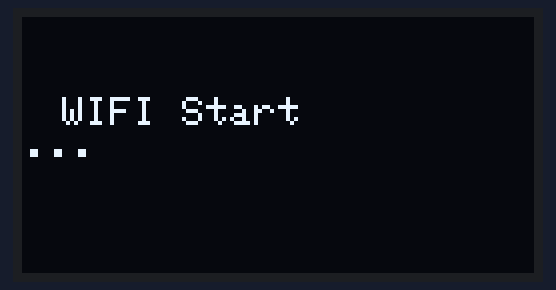
This program was run on a simulated ESP8266 (NodeMCU). On the bench: 128×64 one-colour display. WiFi joins after 1.5 s; servers stay silent unless stated; what the program prints to the serial monitor is not drawn.

Above: at 1.7 s.

The program:

main.cpp
```cpp
/*
 *  ESP8266 JSON Decode of NEP server response
 *  Knightwolf
 */
#include <Arduino.h>
#include <ESP8266WiFi.h>
#include <ESP8266HTTPClient.h>
#include <WiFiClientSecureBearSSL.h>
#include <ArduinoJson.h>
#include <Adafruit_GFX.h>
#include <Adafruit_SH110X.h> // Display ssh1106
#include <SPI.h>
#include <Wire.h>
#include <Fonts/FreeSans9pt7b.h>
#include <NTPClient.h>
#include <WiFiUdp.h>

#define i2c_Address 0x3c
#define SCREEN_WIDTH 128
#define SCREEN_HEIGHT 64
#define OLED_RESET -1
int SCLpin = D1;
int SDApin = D2;

Adafruit_SH1106G display = Adafruit_SH1106G(SCREEN_WIDTH, SCREEN_HEIGHT, &Wire, OLED_RESET);
WiFiUDP ntpUDP;
NTPClient timeClient(ntpUDP);


const char* wifiName = "ssd";
const char* wifiPass = "pasword";
char daysOfTheWeek[7][12] = {"Sonntag", "Montag", "Dienstag", "Mittwoch", "Donnerstag", "Freitag", "Samstag"};
//Web Server address to read/write from
const char *host = "https://user.nepviewer.com/pv_monitor/proxy/status/xxxxxxxx/0/2/"; //https://user.nepviewer.com/pv_monitor/proxy/status/xxxxxx/0/2/


void setup() {

  Serial.begin(115200);
  delay(10);
  Wire.begin(SCLpin,SDApin);           // Display Pin
  display.begin(i2c_Address, true);    // Display I2C

  display.setTextSize(1);
  display.clearDisplay();
  display.setCursor(10, 20);
  display.setTextColor(SH110X_WHITE);
  display.println("WIFI Start");
  Serial.print("Connecting to ");
  Serial.println(wifiName);
  WiFi.mode(WIFI_STA);
  WiFi.begin(wifiName, wifiPass);


  while (WiFi.status() != WL_CONNECTED) {
    delay(500);
    Serial.print(".");
    display.print(".");
    display.display();
  }

  Serial.println("");
  Serial.println("WiFi connected");
  Serial.println("IP address: ");
  Serial.println(WiFi.localIP());   //You can get IP address assigned to ESP
  Serial.println(WiFi.RSSI());
  timeClient.begin();
  // Set offset time in seconds to adjust for your timezone, for example:
  // GMT +1 = 3600
  // GMT +8 = 28800
  // GMT -1 = -3600
  // GMT 0 = 0
  timeClient.setTimeOffset(7200);

}

void loop() {
  std::unique_ptr<BearSSL::WiFiClientSecure>client(new BearSSL::WiFiClientSecure);
  client->setInsecure();
  HTTPClient https;

  Serial.print("Request Link:");
  Serial.println(host);

  https.begin(*client, host); //Specify request destination


  int httpCode = https.GET();            //Send the request
  String input = https.getString();      //Get the response payload from server

  Serial.print("Response Code:");       //200 is OK
  Serial.println(httpCode);             //Print HTTP return code

  Serial.print("Returned data from Server:");
  Serial.println(input);                 //Print request response payload

StaticJsonDocument<512> doc; // Static Ram

DeserializationError error = deserializeJson(doc, input);

if (error) {
  Serial.print(F("deserializeJson() failed: "));
  Serial.println(error.f_str());
  return;
}

//const char* addr = doc["addr"]; // "0"
//Serial.println(addr);
//const char* LastUpDate_Stamp = doc["LastUpDate_Stamp"]; // "1690995685"
//Serial.println(LastUpDate_Stamp);
const char* LastUpDate = doc["LastUpDate"]; // "2023-08-02 17:01"
Serial.println(LastUpDate);
//const char* localtime = doc["localtime"]; // "2023-08-02 23:02:52"
//Serial.println(localtime);
int now = doc["now"]; // 55
Serial.print(now);
Serial.println(" W");
int today = doc["today"]; // 958
float today2 = today;
Serial.print(today2/1000, 2);
Serial.println(" kW Heute");
//int total_status = doc["total_status"]; // 5457
//Serial.println(total_status);
//int total_year = doc["total_year"]; // 0
//Serial.println(total_year);
//int total = doc["total"]; // 5457
//Serial.println(total);
//int co2 = doc["co2"]; // 6
//const char* status = doc["status"]; // "0000"

  timeClient.update();         // Liest die aktuelle Zeit

Serial.println(timeClient.getEpochTime());
Serial.print(daysOfTheWeek[timeClient.getDay()]);
Serial.print(", ");
Serial.print(timeClient.getHours());
Serial.print(":");
Serial.print(timeClient.getMinutes());

Serial.printf(" \t %s %01d:%02d Uhr\n", daysOfTheWeek[timeClient.getDay()], timeClient.getHours(), timeClient.getMinutes());
      display.clearDisplay();
      display.setTextSize(2);
      //display.setFont(&FreeSans9pt7b);      //FreeSans9pt7b.h
      display.setTextColor(SH110X_WHITE);
      display.setCursor(5, 5);
      display.print(now);
      display.print(" W Now");
      display.setCursor(5, 30);
      display.print(today2/1000);
      display.print("KW Day");

      display.setTextSize(1);
      display.drawFastHLine(0, 52, 128, SH110X_WHITE); //Linie

      display.setCursor(4, 55);
       display.printf("\t %s %01d:%02d Uhr\n", daysOfTheWeek[timeClient.getDay()], timeClient.getHours(), timeClient.getMinutes());

      display.display();

  https.end();  //Close connection

  delay(60000);  //GET Data at every 5 seconds
}
```
